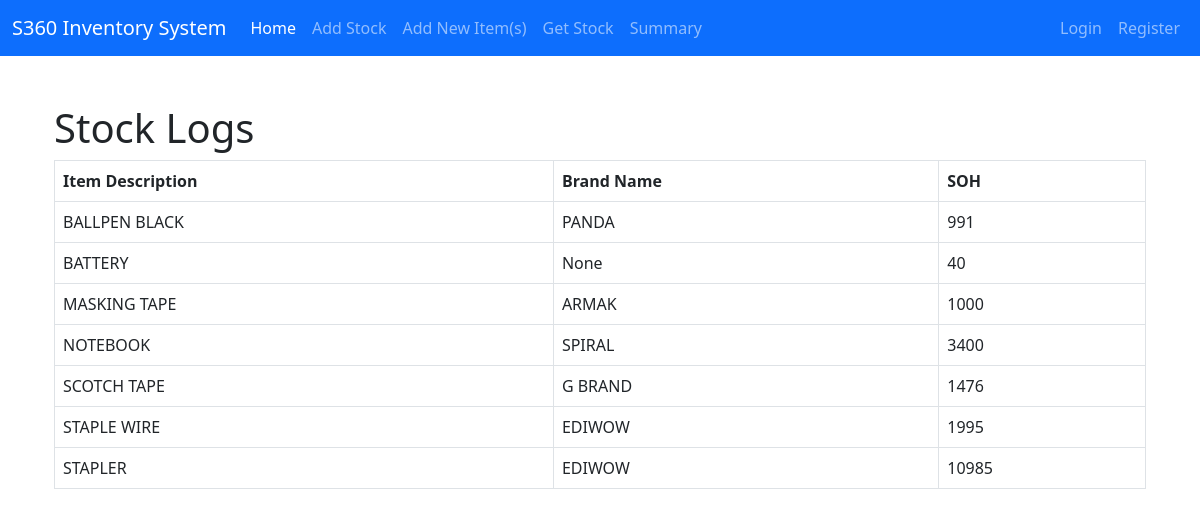
The page /summary/ on the database its author committed.
### inventory/models.py (models this page shows, shortened)
class ItemDetails(models.Model):
    item_name = models.CharField(max_length=200, null=True)
    brand_name = models.CharField(max_length=200, blank=True, null=True)
    soh = models.IntegerField(null=True)
    class Meta:
        verbose_name_plural = 'Item Name'
        ordering = ["item_name"]

### inventory/views.py (the view)
# urls.py: path('summary/', views.summary_item, name='summary_item'),
def summary_item(request):
    items = ItemDetails.objects.all()
    context = {'items': items}
    return render(request, 'inventory/summary.html', context)

### inventory/templates/inventory/summary.html (shortened to what this page needs)
{% extends 'base.html'  %}
{% block content %}
<div class="container mt-5">
<h1>Stock Logs</h1>
<table class="table table-bordered table-hover">
    <thead>
      <tr>
        <th scope="col">Item Description</th>
        <th scope="col">Brand Name</th>
        <th scope="col">SOH</th>
      </tr>
    </thead>
    <tbody>
      {% for item in items %}
      <tr>
        <td>{{ item.item_name }}</td>
        <td>{{ item.brand_name }}</td>
        <td>{{ item.soh }}</td>
      </tr>
      {% endfor %}
    </tbody>
  </table>
</div>
{% endblock content %}

### rows shown on the page
ItemDetails: item_name "BALLPEN BLACK", brand_name "PANDA", soh "991"
ItemDetails: item_name "BATTERY", brand_name "None", soh "40"
ItemDetails: item_name "MASKING TAPE", brand_name "ARMAK", soh "1000"
ItemDetails: item_name "NOTEBOOK", brand_name "SPIRAL", soh "3400"
ItemDetails: item_name "SCOTCH TAPE", brand_name "G BRAND", soh "1476"
ItemDetails: item_name "STAPLE WIRE", brand_name "EDIWOW", soh "1995"
ItemDetails: item_name "STAPLER", brand_name "EDIWOW", soh "10985"
